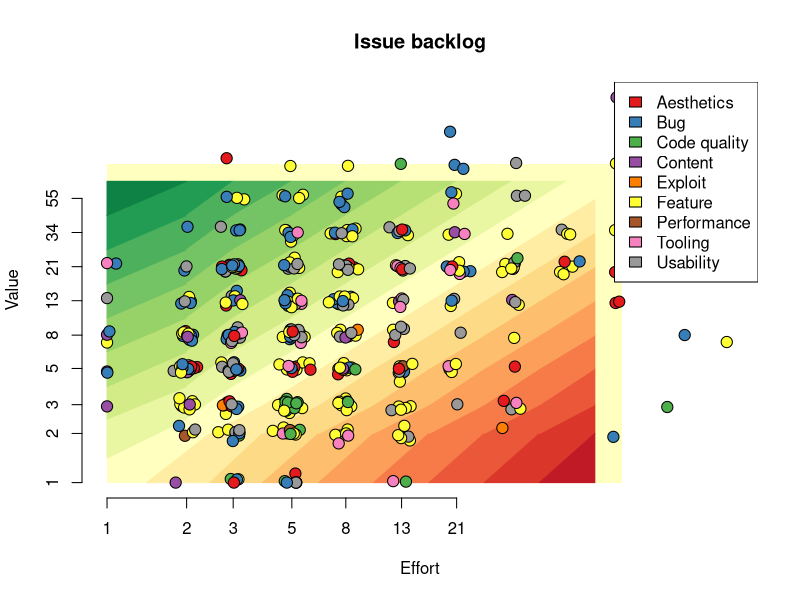

The R script that drew this image:
library("RColorBrewer")

circleSize = 1.5

#svg("backlog.svg", width=8, height=8)
png("backlog.png", width=500, height=500, type="cairo", pointsize=13)

jitter_log <- function(vals, scaler=0.05) {
  noise <- rnorm(length(vals), mean=0, sd=vals*scaler)
  vals + noise
}

roiPalette = colorRampPalette(brewer.pal(11, "RdYlGn"))
roiCols = roiPalette(19)

data <- read.csv("backlog.csv", sep=",")
x = jitter_log(data$effort)
y = jitter_log(data$value)

maxEffort = max(data$effort)
maxValue = max(data$value)
x = sapply(x, function(n) min(c(n, maxEffort)))
x = sapply(x, function(n) max(c(n, 1)))
y = sapply(y, function(n) min(c(n, maxValue)))
y = sapply(y, function(n) max(c(n, 1)))

# Categories
cats = sort(unique(data$type))
data$typeID = match(data$type, cats)
cols = brewer.pal(length(cats), "Set1")
data$color = cols[data$typeID]

# ROI
vals = c(1, 2, 3, 5, 8, 13, 21, 34, 55, 89)
data$roi = match(data$value, vals) - match(data$effort, vals)

# NA
data$blockedBy[is.na(data$blockedBy)] <- ""

plot(
    NULL, log="xy", xlab="Effort", ylab="Value", axes=FALSE, main="Issue backlog",
    xlim=c(min(x), max(x)), ylim=c(min(y), max(y))
)
axis(1, at=c(1,2,3,5,8,13,21))
axis(2, at=c(1,2,3,5,8,13,21,34,55))
#box()




logHalf <- function(a, b){
    sqrt(a*b)
}




topEdge = logHalf(55,89)

polygon(x=c(1,89,89,1), y=c(1,1,89,89), lty=0, col=roiCols[10])

for (e in 1:8){
    midE = logHalf(vals[e], vals[e+1])
    nextMidE = logHalf(vals[e+1], vals[e+2])
    if (e > 1) {
        for (v in 1:e){
            roi = v-e;
            polygon(
                x=c(midE, nextMidE, nextMidE, midE),
                y=c(vals[v], vals[v+1], vals[v+2], vals[v+1]),
                col=roiCols[10+roi],
                border=roiCols[10+roi]
            )
        }
    }
    roi = -e
    polygon(
        x=c(midE, nextMidE, nextMidE),
        y=c(vals[1], vals[1], vals[2]),
        col=roiCols[10+roi],
        border=roiCols[10+roi]
    )
}

for (v in 1:8){
    midV = logHalf(vals[v], vals[v+1])
    nextMidV = logHalf(vals[v+1], vals[v+2])
    if (v > 1){
        for (e in 1:v){
            roi = v-e;
            polygon(
                x=c(vals[e], vals[e+1], vals[e+2], vals[e+1]),
                y=c(midV, nextMidV, nextMidV, midV),
                col=roiCols[10+roi],
                border=roiCols[10+roi]
            )
        }
    }
    roi = v
    polygon(
        x=c(vals[1], vals[1], vals[2]),
        y=c(midV, nextMidV, nextMidV),
        col=roiCols[10+roi],
        border=roiCols[10+roi]
    )
}


points(x, y, pch=21, bg=data$color, cex=circleSize)
#points(x, y, col=data$color, cex=circleSize, lwd=3)


legend(legend=cats, x="topright", fill=cols)










dev.off()

# Write markdown file
text = "# Backlog"
text = c(text, "![Issue backlog](backlog.png)")
text = c(text, "")
text = c(text, "| Issue | Description | Value | Effort | ROI | Blocked by |")
text = c(text, "| ----: | ----------- | ----: | -----: | --: | ---------: |")

for (i in 1:length(data$roi)){
    entry = paste(
        "| [", data$issue[i], "](", "https://github.com/timgurto/mmo/issues/", data$issue[i], ")",
        " | ", data$description[i],
        " | ", data$value[i],
        " | ", data$effort[i],
        " | ", "![", data$roi[i], "](roi-images/roi_", data$roi[i], ".png)",
        " | ", data$blockedBy[i],
        " |", sep=""
    )
    text = c(text, entry)
}

write(text, file="backlog.md")
